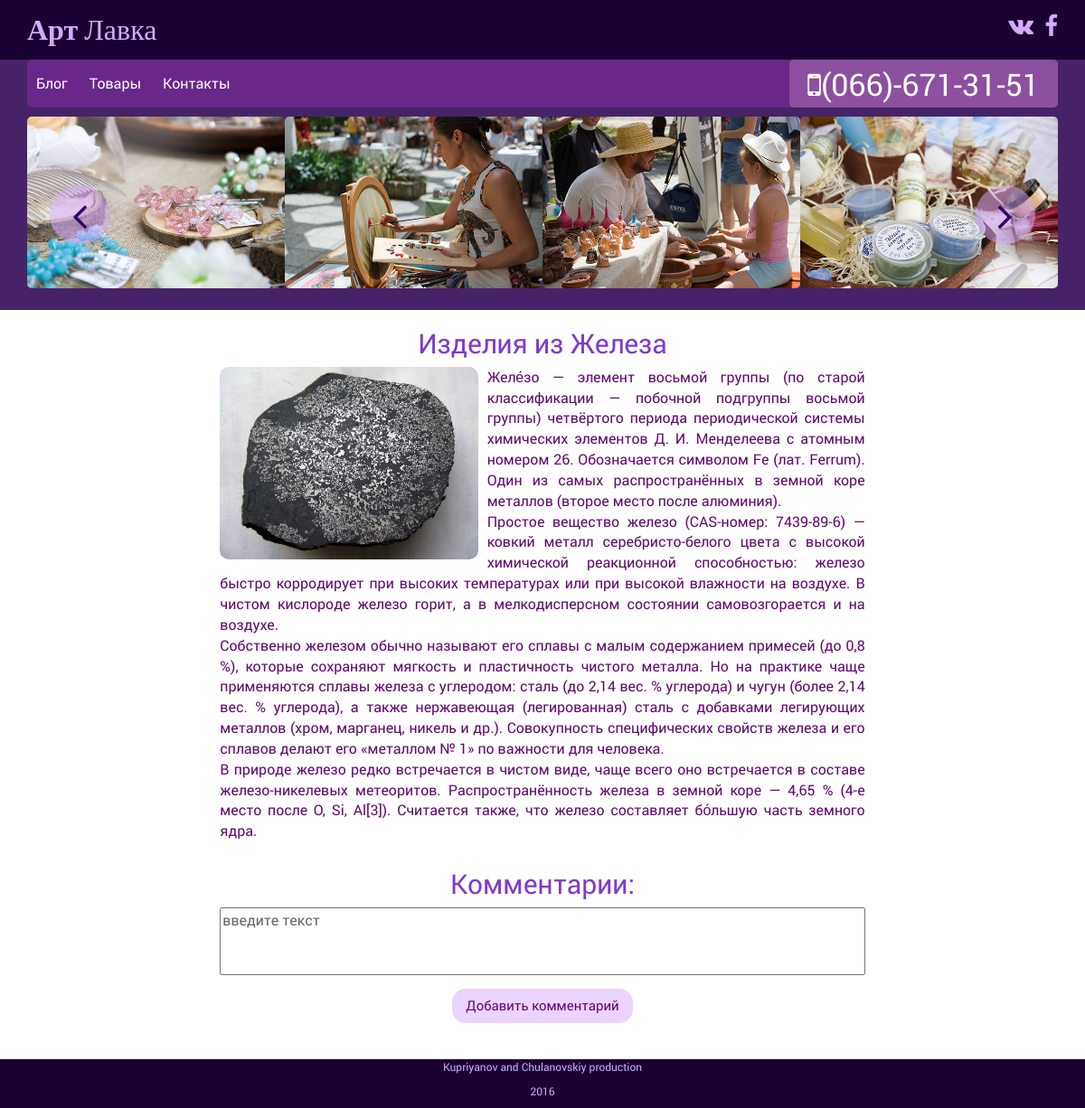
/articles/get/2/, run on an earlier commit of the app's database.
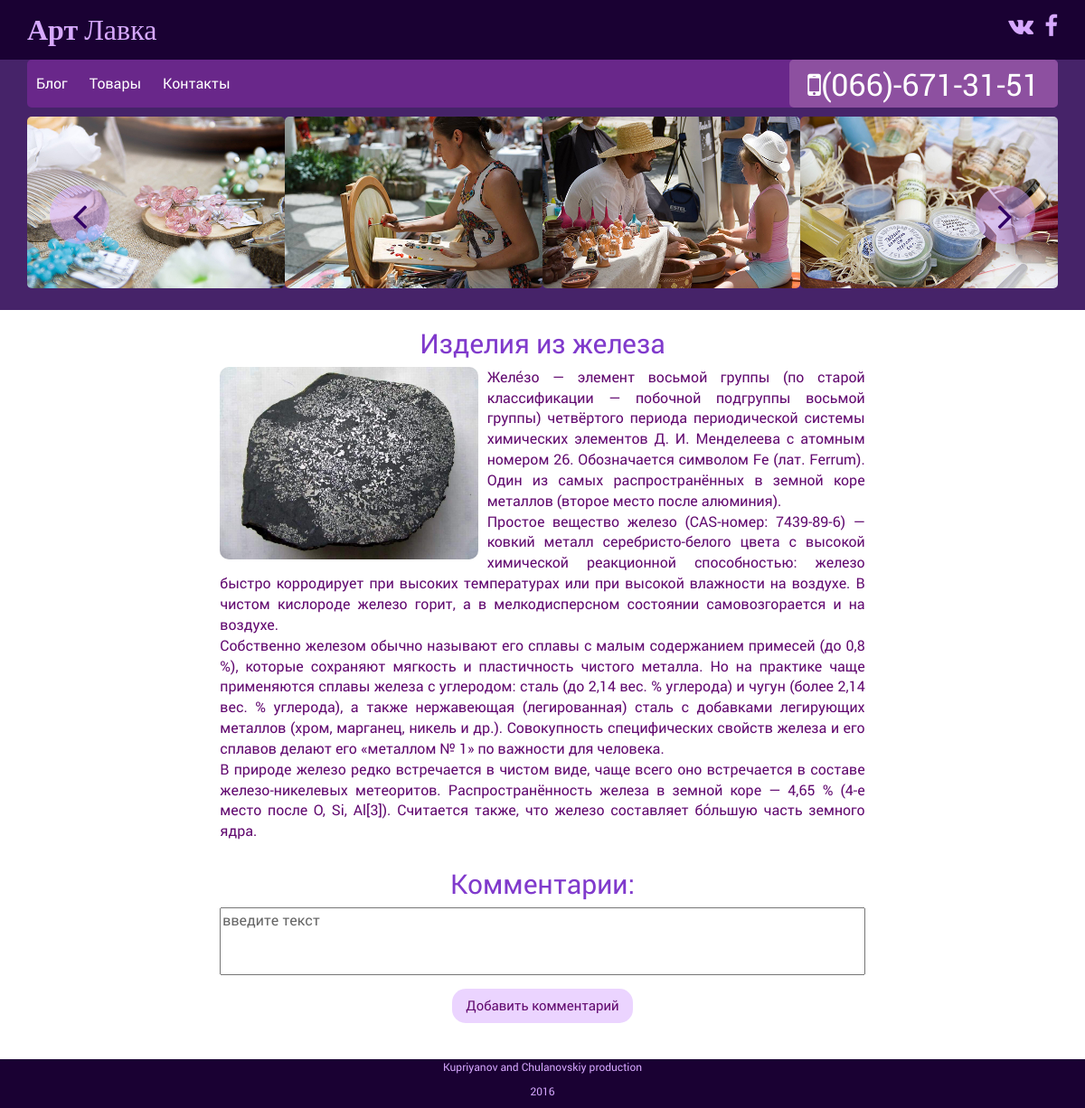
And on a later commit of the database.
### wood/models.py (models this page shows, shortened)
class Article(models.Model):
    title = models.CharField(max_length=200)
    image = models.ImageField(upload_to='img/blog', default=None)
    text = models.TextField()

### wood/views.py (the view)
# urls.py: url(r'^articles/get/(?P<article_id>[0-9]+)/$', views.single_article, name='single_article'),
def single_article(request, article_id):
    comment_form = CommentForm
    args = {}
    args.update(csrf(request))
    args['article'] = Article.objects.get(id=article_id)
    args['comments'] = Comment.objects.filter(comments_article_id=article_id)
    args['form'] = comment_form
    return render_to_response('wood/article.html', args)

### wood/templates/wood/article.html (shortened to what this page needs)
{% extends 'wood/base.html' %}
{% block content %}
    <div class="col-md-12">
        <div class="single_art">
            <div class="col-md-8 col-md-offset-2">
            <div class="row">
                <h2>{{ article.title }}</h2>
                <img src="{{ article.image.url }}">
                <p class="art_text">{{ article.text|linebreaksbr }}</p>
            </div>
            </div>
            <div class="col-md-8 col-md-offset-2">
            <div class="row">
                <h2>Комментарии:</h2>
                <div class="text-center">
                    <form action="/articles/addcomment/{{ article.id }}/" method="post">
                        {{ form.as_p }}
                        <div class="input_button text-center">
                            <input type="submit" class="button" value="Добавить комментарий">
                        </div>
                    </form>
                </div>
                </div>
            </div>
        </div>
    </div>
{% endblock %}

What changed in the data, as far as the page shows it:
changed Article: title "Изделия из Железа" → "Изделия из железа"
